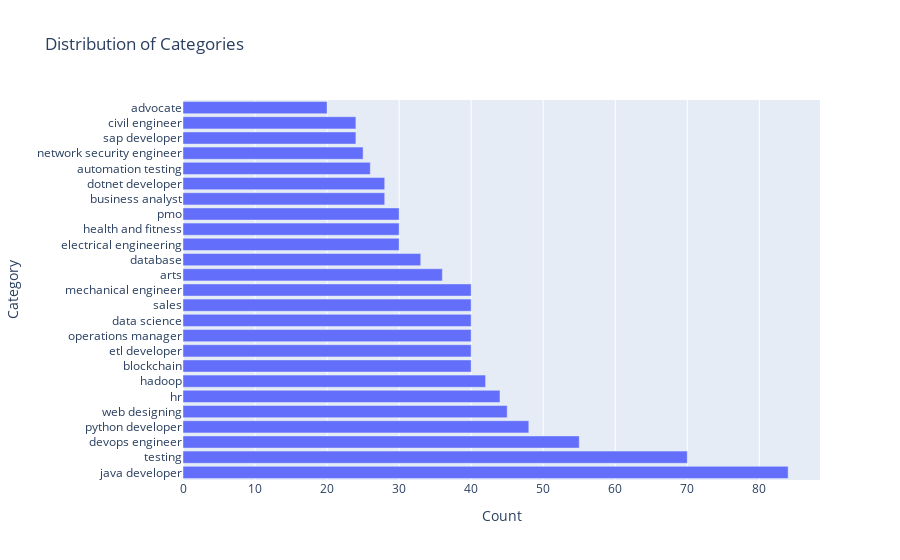

The notebook cell this image was saved under:
### Markdown cell above
In the below code Plotly library is used for visualisation. The below horizontal bar chart shows distribution of Categories i.e the count of resumes in each Category with highest count for Java Developer(count=84) and least for Advocate (count=20).

### Code cell
import plotly.express as px

category_counts = df['Category'].value_counts().reset_index()
category_counts.columns = ['Category', 'Count']

fig = px.bar(category_counts, x='Count', y='Category', orientation='h', title='Distribution of Categories')
fig.show()

### Figure 1 — Plotly figure (JSON) as saved in the notebook; plotly's stock layout.template omitted (floating-point values rounded to 4 significant figures)
{"data": [{"alignmentgroup": "True", "hovertemplate": "Count=%{x}<br>Category=%{y}<extra></extra>", "legendgroup": "", "marker": {"color": "#636efa", "pattern": {"shape": ""}}, "name": "", "offsetgroup": "", "orientation": "h", "showlegend": false, "textposition": "auto", "type": "bar", "x": [84, 70, 55, 48, 45, 44, 42, 40, 40, 40, 40, 40, 40, 36, 33, 30, 30, 30, 28, 28, 26, 25, 24, 24, 20], "xaxis": "x", "y": ["java developer", "testing", "devops engineer", "python developer", "web designing", "hr", "hadoop", "blockchain", "etl developer", "operations manager", "data science", "sales", "mechanical engineer", "arts", "database", "electrical engineering", "health and fitness", "pmo", "business analyst", "dotnet developer", "automation testing", "network security engineer", "sap developer", "civil engineer", "advocate"], "yaxis": "y"}], "layout": {"barmode": "relative", "legend": {"tracegroupgap": 0}, "title": {"text": "Distribution of Categories"}, "xaxis": {"anchor": "y", "domain": [0, 1], "title": {"text": "Count"}}, "yaxis": {"anchor": "x", "domain": [0, 1], "title": {"text": "Category"}}}}
